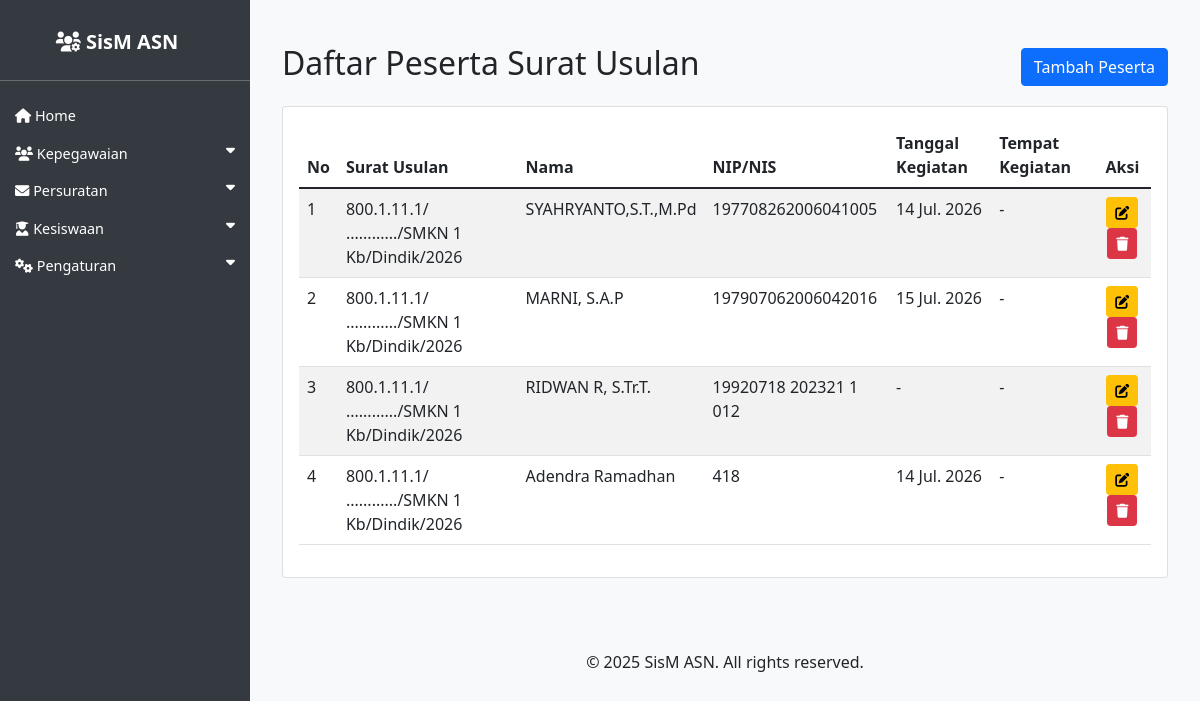
The page /asn/peserta-surat-usulan/ on the database as committed earlier.
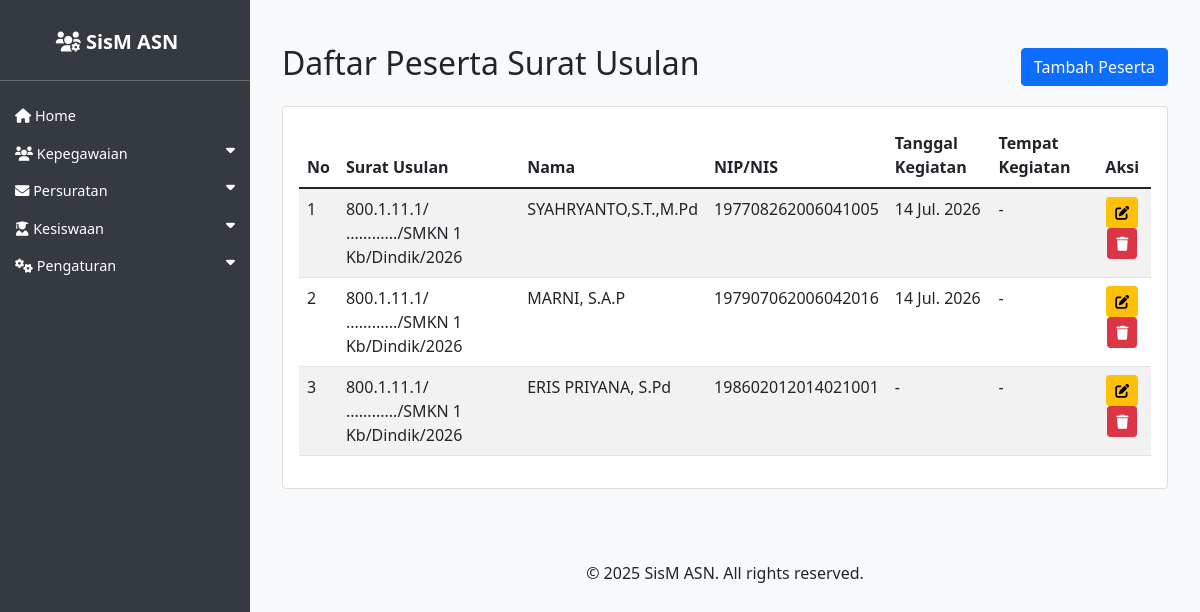
The same page on the database as committed later.
### asn_app/models.py (models this page shows, shortened)
class PesertaSuratUsulan(models.Model):
    surat_usulan = models.ForeignKey(SuratUsulan, on_delete=models.CASCADE, related_name='peserta_surat_usulan')
    pegawai = models.ForeignKey(ASN, on_delete=models.SET_NULL, null=True, blank=True, verbose_name='Pegawai')
    siswa = models.ForeignKey('Siswa', on_delete=models.SET_NULL, null=True, blank=True, verbose_name='Siswa')
    tanggal_kegiatan = models.DateField(verbose_name='Tanggal Kegiatan', blank=True, null=True)
    tempat_kegiatan = models.CharField(max_length=255, verbose_name='Tempat Kegiatan', blank=True)
    class Meta:
        ordering = ['id']

class SuratUsulan(models.Model):
    kepada = models.CharField(max_length=255)
    dari = models.CharField(max_length=255)
    tanggal = models.DateField()
    nomor = models.CharField(max_length=255)
    sifat = models.CharField(max_length=255)
    lampiran = models.CharField(max_length=255)
    hal = models.CharField(max_length=255)
    dasar_surat = models.TextField(verbose_name='Dasar Surat')
    isi_surat = models.TextField(default='')
    penutup_surat = models.TextField()
    penanda_tangan = models.ForeignKey(ASN, on_delete=models.CASCADE, related_name='penanda_tangan_surat_usulan')
    kop_surat = models.ForeignKey(KopSurat, on_delete=models.CASCADE, null=True, blank=True)
    created_at = models.DateTimeField(auto_now_add=True)
    updated_at = models.DateTimeField(auto_now=True)

class ASN(models.Model):
    JENIS_KELAMIN_CHOICES = [
        ('L', 'Laki-laki'),
        ('P', 'Perempuan'),
    ]
    AGAMA_CHOICES = [
        ('ISLAM', 'Islam'),
        ('KRISTEN', 'Kristen'),
        ('KATOLIK', 'Katolik'),
        ('HINDU', 'Hindu'),
        ('BUDDHA', 'Buddha'),
        ('KONGHUCU', 'Konghucu'),
    ]
    nip = models.CharField(max_length=18, unique=True, null=True, blank=True)
    nama = models.CharField(max_length=100)
    tempat_lahir = models.CharField(max_length=50)
    tanggal_lahir = models.DateField()
    jenis_kelamin = models.CharField(max_length=1, choices=JENIS_KELAMIN_CHOICES)
    agama = models.CharField(max_length=10, choices=AGAMA_CHOICES)
    alamat = models.TextField()
    email = models.EmailField()
    telepon = models.CharField(max_length=15)
    jabatan = models.CharField(max_length=100)
    pangkat = models.CharField(max_length=50, null=True, blank=True)
    golongan = models.CharField(max_length=5, null=True, blank=True)
    nama_istri_suami = models.CharField(max_length=100, blank=True, null=True, verbose_name='Nama Istri/Suami')
    unit_kerja = models.CharField(max_length=100)
    foto = models.ImageField(upload_to='asn_fotos/', blank=True, null=True)
    created_at = models.DateTimeField(auto_now_add=True)
    updated_at = models.DateTimeField(auto_now=True)

class Siswa(models.Model):
    STATUS_CHOICES = [
        ('Aktif', 'Aktif'),
        ('Lulus', 'Lulus'),
        ('Keluar', 'Keluar'),
        ('DO', 'DO'),
    ]
    nama = models.CharField(max_length=100, null=True, blank=True)
    nis = models.CharField(max_length=20, null=True, blank=True)
    kelas = models.CharField(max_length=20)
    jurusan = models.CharField(max_length=50, null=True, blank=True)
    alamat = models.TextField(null=True, blank=True)
    no_hp = models.CharField(max_length=15, blank=True, null=True)
    nama_orang_tua = models.CharField(max_length=100, blank=True, null=True, verbose_name='Nama Orang Tua')
    foto = models.ImageField(upload_to='siswa_fotos/', blank=True, null=True)
    status = models.CharField(max_length=20, choices=STATUS_CHOICES, default='Aktif')

### asn_app/views.py (the view)
# urls.py: path('peserta-surat-usulan/', views.peserta_surat_usulan_list, name='peserta_surat_usulan_list'),
def peserta_surat_usulan_list(request):
    surat_usulan_id = request.GET.get('surat_usulan')
    peserta_list = PesertaSuratUsulan.objects.select_related('surat_usulan', 'pegawai').all().order_by('surat_usulan__tanggal', 'id')
    surat_usulan = None
    if surat_usulan_id:
        peserta_list = peserta_list.filter(surat_usulan_id=surat_usulan_id)
        surat_usulan = get_object_or_404(SuratUsulan, pk=surat_usulan_id)
    return render(request, 'asn_app/peserta_surat_usulan_list.html', {
        'peserta_list': peserta_list,
        'surat_usulan': surat_usulan,
    })

### asn_app/templates/asn_app/peserta_surat_usulan_list.html (shortened to what this page needs)
{% extends 'asn_app/base.html' %}
{% load indonesian_date_tags %}
{% block content %}
<div class="container mt-4">
    <div class="d-flex justify-content-between align-items-center mb-3">
        <h2>Daftar Peserta Surat Usulan</h2>
        <a href="{% url 'peserta_surat_usulan_create' %}?surat_usulan={{ surat_usulan.pk }}&next={{ request.get_full_path|urlencode }}" class="btn btn-primary">Tambah Peserta</a>
    </div>
    <div class="card">
        <div class="card-body">
            <table class="table table-striped table-hover">
                <thead>
                    <tr>
                        <th>No</th>
                        <th>Surat Usulan</th>
                        <th>Nama</th>
                        <th>NIP/NIS</th>
                        <th>Tanggal Kegiatan</th>
                        <th>Tempat Kegiatan</th>
                        <th class="text-center">Aksi</th>
                    </tr>
                </thead>
                <tbody>
                    {% for peserta in peserta_list %}
                    <tr>
                        <td>{{ forloop.counter }}</td>
                        <td>{{ peserta.surat_usulan.nomor }}</td>
                        <td>
                            {% if peserta.pegawai %}
                                {{ peserta.pegawai.nama }}
                            {% elif peserta.siswa %}
                                {{ peserta.siswa.nama }}
                            {% else %}
                                -
                            {% endif %}
                        </td>
                        <td>
                            {% if peserta.pegawai %}
                                {{ peserta.pegawai.nip }}
                            {% elif peserta.siswa %}
                                {{ peserta.siswa.nis|default:"-" }}
                            {% else %}
                                -
                            {% endif %}
                        </td>
                        <td>{{ peserta.tanggal_kegiatan|default:"-" }}</td>
                        <td>{{ peserta.tempat_kegiatan|default:"-" }}</td>
                        <td class="text-center">
                            <a href="{% url 'peserta_surat_usulan_update' peserta.pk %}?next={{ request.get_full_path|urlencode }}" class="btn btn-sm btn-warning"><i class="fas fa-edit"></i> </a>
                            <a href="{% url 'peserta_surat_usulan_delete' peserta.pk %}?next={{ request.get_full_path|urlencode }}" class="btn btn-sm btn-danger"><i class="fas fa-trash"></i> </a>
                        </td>
                    </tr>
                    {% empty %}
                    <tr>
                        <td colspan="7" class="text-center">Tidak ada data peserta surat usulan.</td>
                    </tr>
                    {% endfor %}
                </tbody>
            </table>
        </div>
    </div>
</div>
{% endblock %}

### asn_app/templates/asn_app/base.html (shortened to what this page needs)
<!DOCTYPE html>
<html lang="id">
<head>
    <link href="https://cdn.jsdelivr.net/npm/bootstrap@5.1.3/dist/css/bootstrap.min.css" rel="stylesheet">
    <link href="https://cdnjs.cloudflare.com/ajax/libs/font-awesome/6.0.0/css/all.min.css" rel="stylesheet">
                    </head>
                    <body>
                        <div class="sidebar" id="sidebar">
                            <h4 class="text-center">
                                <a href="{% url 'asn_list' %}" class="navbar-brand">
                                    <i class="fas fa-users-cog"></i> SisM ASN
                                </a>
                            </h4>
                            <hr>
                                                        <ul class="nav flex-column">
                                                            <li class="nav-item">
                                                                <a class="nav-link" href="{% url 'asn_list' %}">
                                                                    <i class="fas fa-home"></i> Home
                                                                </a>
                                                            </li>
                                                            <li class="nav-item">
                                                                <a class="nav-link" data-bs-toggle="collapse" href="#kepegawaianSubmenu" role="button" aria-expanded="false" aria-controls="kepegawaianSubmenu">
                                                                    <i class="fas fa-users"></i> Kepegawaian <i class="fas fa-caret-down float-end"></i>
                                                                </a>
                                                            </li>
                                                            <li class="nav-item">
                                                                <a class="nav-link" data-bs-toggle="collapse" href="#persuratanSubmenu" role="button" aria-expanded="false" aria-controls="persuratanSubmenu">
                                                                    <i class="fas fa-envelope"></i> Persuratan <i class="fas fa-caret-down float-end"></i>
                                                                </a>
                                                            </li>
                                                            <li class="nav-item">
                                                                <a class="nav-link" data-bs-toggle="collapse" href="#kesiswaanSubmenu" role="button" aria-expanded="false" aria-controls="kesiswaanSubmenu">
                                                                    <i class="fas fa-user-graduate"></i> Kesiswaan <i class="fas fa-caret-down float-end"></i>
                                                                </a>
                                                            </li>
                                                            <li class="nav-item">
                                                                <a class="nav-link" data-bs-toggle="collapse" href="#pengaturanSubmenu" role="button" aria-expanded="false" aria-controls="pengaturanSubmenu">
                                                                    <i class="fas fa-cogs"></i> Pengaturan <i class="fas fa-caret-down float-end"></i>
                                                                </a>
                                                            </li>
                                                        </ul>
                        </div>
                        <div class="content" id="content">
                            <main>
                                {% block content %}
                                {% endblock %}
                            </main>
                            <footer class="py-4 mt-5">
                                <div class="container text-center">
                                    <p>&copy; 2025 SisM ASN. All rights reserved.</p>
                                </div>
                            </footer>
                        </div>
                    </body>
                        </html>

### asn_app/templates/asn_app/base.html (style rules this page uses)
body { display: flex; min-height: 100vh; flex-direction: column; background-color: #f8f9fa; }
.sidebar { width: 250px; background: #343a40; color: white; position: fixed; height: 100%; padding-top: 20px; z-index: 1000; left: 0; transition: left 0.3s; }
.sidebar a { color: white; text-decoration: none; display: block; padding: 10px 15px; }
.sidebar .nav-link { font-size: 0.9rem; padding: 8px 15px; }
.content { padding: 20px; flex-grow: 1; transition: margin-left 0.3s; margin-left: 250px; }
.navbar-brand { font-weight: bold; }

Rows that differ between the two databases and show on the page:
removed PesertaSuratUsulan: surat_usulan.nomor "800.1.11.1/ ............/SMKN 1 Kb/Dindik/2026", pegawai.nama "MARNI, S.A.P", pegawai.nip "197907062006042016", tanggal_kegiatan "15 Jul. 2026", tempat_kegiatan "-"
removed PesertaSuratUsulan: surat_usulan.nomor "800.1.11.1/ ............/SMKN 1 Kb/Dindik/2026", pegawai.nama "RIDWAN R, S.Tr.T.", pegawai.nip "19920718 202321 1 012", tanggal_kegiatan "-", tempat_kegiatan "-"
changed PesertaSuratUsulan: pegawai.nama (not shown) → "MARNI, S.A.P"; pegawai.nip (not shown) → "197907062006042016"; siswa.nama "Adendra Ramadhan" → (not shown); siswa.nis "418" → (not shown)
added PesertaSuratUsulan: surat_usulan.nomor "800.1.11.1/ ............/SMKN 1 Kb/Dindik/2026", pegawai.nama "ERIS PRIYANA, S.Pd", pegawai.nip "198602012014021001", tanggal_kegiatan "-", tempat_kegiatan "-"
